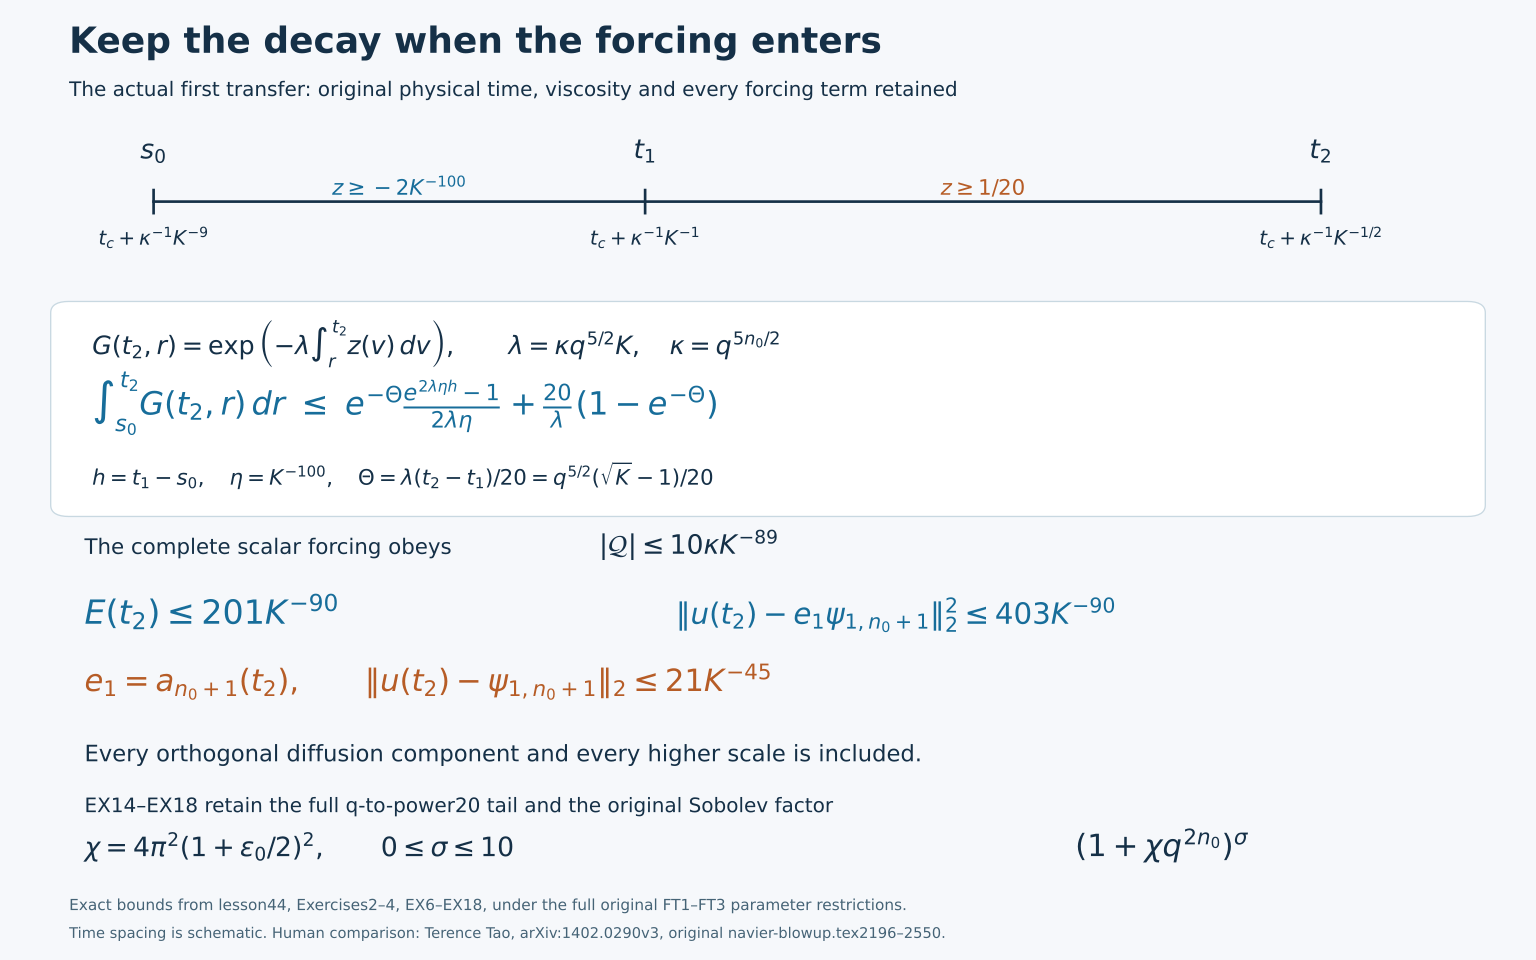

The script that saved this image:
"""Exact transfer-bound diagram; all time spacing is schematic."""
from pathlib import Path
import matplotlib
matplotlib.use('Agg')
import matplotlib.pyplot as plt
from matplotlib.patches import FancyBboxPatch
P=Path(__file__).resolve().parent
fig=plt.figure(figsize=(16,10),facecolor='#f6f8fb');ax=fig.add_axes([0,0,1,1]);ax.set_xlim(0,1);ax.set_ylim(0,1);ax.axis('off')
ink='#153047';blue='#176d9a';orange='#b65c26'
ax.text(.045,.945,'Keep the decay when the forcing enters',fontsize=27,fontweight='bold',color=ink)
ax.text(.045,.9,'The actual first transfer: original physical time, viscosity and every forcing term retained',fontsize=15,color=ink)
ax.plot([.10,.86],[.79,.79],color=ink,lw=2)
for x,label,sub in [(.10,r'$s_0$',r'$t_c+\kappa^{-1}K^{-9}$'),(.42,r'$t_1$',r'$t_c+\kappa^{-1}K^{-1}$'),(.86,r'$t_2$',r'$t_c+\kappa^{-1}K^{-1/2}$')]:
 ax.plot([x,x],[.778,.802],color=ink,lw=2);ax.text(x,.835,label,ha='center',fontsize=20,color=ink);ax.text(x,.745,sub,ha='center',fontsize=15,color=ink)
ax.text(.26,.797,r'$z\geq-2K^{-100}$',ha='center',fontsize=16,color=blue)
ax.text(.64,.797,r'$z\geq1/20$',ha='center',fontsize=16,color=orange)
ax.add_patch(FancyBboxPatch((.045,.474),.91,.2,boxstyle='round,pad=.012',fc='white',ec='#c8d8e1'))
ax.text(.06,.631,r'$G(t_2,r)=\exp\left(-\lambda\int_r^{t_2}z(v)\,dv\right),\qquad\lambda=\kappa q^{5/2}K,\quad\kappa=q^{5n_0/2}$',fontsize=19,color=ink)
ax.text(.06,.568,r'$\int_{s_0}^{t_2}G(t_2,r)\,dr\ \leq\ e^{-\Theta}\frac{e^{2\lambda\eta h}-1}{2\lambda\eta}+\frac{20}{\lambda}(1-e^{-\Theta})$',fontsize=24,color=blue)
ax.text(.06,.495,r'$h=t_1-s_0,\quad\eta=K^{-100},\quad\Theta=\lambda(t_2-t_1)/20=q^{5/2}(\sqrt{K}-1)/20$',fontsize=16,color=ink)
ax.text(.055,.423,'The complete scalar forcing obeys',fontsize=16,color=ink)
ax.text(.39,.423,r'$|\mathcal{Q}|\leq10\kappa K^{-89}$',fontsize=20,color=ink)
ax.text(.055,.35,r'$E(t_2)\leq201K^{-90}$',fontsize=25,color=blue)
ax.text(.44,.35,r'$\|u(t_2)-e_1\psi_{1,n_0+1}\|_2^2\leq403K^{-90}$',fontsize=22,color=blue)
ax.text(.055,.28,r'$e_1=a_{n_0+1}(t_2),\qquad \|u(t_2)-\psi_{1,n_0+1}\|_2\leq21K^{-45}$',fontsize=23,color=orange)
ax.text(.055,.207,'Every orthogonal diffusion component and every higher scale is included.',fontsize=17,color=ink)
ax.text(.055,.154,'EX14–EX18 retain the full q-to-power20 tail and the original Sobolev factor',fontsize=15,color=ink)
ax.text(.70,.108,r'$(1+\chi q^{2n_0})^\sigma$',fontsize=23,color=ink)
ax.text(.055,.108,r'$\chi=4\pi^2(1+\epsilon_0/2)^2,\qquad0\leq\sigma\leq10$',fontsize=20,color=ink)
ax.text(.045,.052,'Exact bounds from lesson44, Exercises2–4, EX6–EX18, under the full original FT1–FT3 parameter restrictions.',fontsize=11.5,color='#456376')
ax.text(.045,.023,'Time spacing is schematic. Human comparison: Terence Tao, arXiv:1402.0290v3, original navier-blowup.tex2196–2550.',fontsize=11,color='#456376')
for ext in ['png','svg']:fig.savefig(P/f'original-transfer-forcing-refinement.{ext}',dpi=150,facecolor=fig.get_facecolor())
plt.close(fig)
